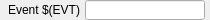
<?xml version="1.0" encoding="UTF-8"?>
<ui version="4.0">
 <class>Form</class>
 <widget class="QWidget" name="Form">
  <property name="geometry">
   <rect>
    <x>0</x>
    <y>0</y>
    <width>210</width>
    <height>20</height>
   </rect>
  </property>
  <property name="windowTitle">
   <string>Form</string>
  </property>
  <widget class="caLabel" name="calabel_2">
   <property name="geometry">
    <rect>
     <x>0</x>
     <y>0</y>
     <width>80</width>
     <height>20</height>
    </rect>
   </property>
   <property name="text">
    <string>Event $(EVT)</string>
   </property>
   <property name="alignment">
    <set>Qt::AlignRight|Qt::AlignTrailing|Qt::AlignVCenter</set>
   </property>
   <property name="styleSheet" stdset="0">
    <string notr="true">background-color: rgba(255, 255, 255, 0); color: rgba(0, 0, 0, 255);</string>
   </property>
   <property name="visibility">
    <enum>caLabel::StaticV</enum>
   </property>
   <property name="visibilityCalc">
    <string notr="true"/>
   </property>
   <property name="channel" stdset="0">
    <string notr="true"/>
   </property>
  </widget>
  <widget class="caLineEdit" name="calineedit_6">
   <property name="geometry">
    <rect>
     <x>85</x>
     <y>0</y>
     <width>120</width>
     <height>20</height>
    </rect>
   </property>
   <property name="channel" stdset="0">
    <string notr="true">$(SYS)-$(DEVICE):Event-$(EVT)-Cnt-I</string>
   </property>
  </widget>
 </widget>
 <customwidgets>
  <customwidget>
   <class>caLabel</class>
   <extends>QLabel</extends>
   <header>caLabel</header>
  </customwidget>
  <customwidget>
   <class>caLineEdit</class>
   <extends>QLineEdit</extends>
   <header>caLineEdit</header>
  </customwidget>
 </customwidgets>
 <resources/>
 <connections/>
</ui>
